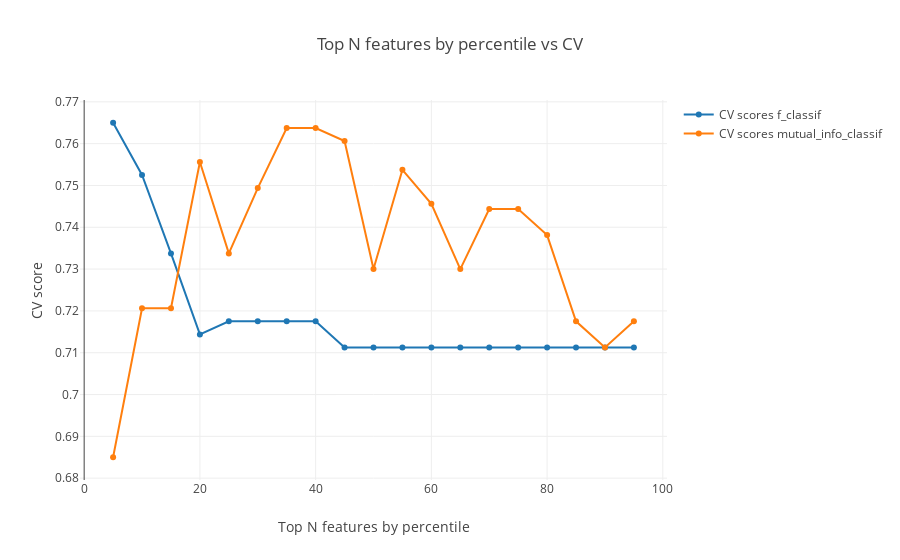

Notebook cell for this chart:
### Code cell
data = [go.Scatter(
        x = list(range(5, 100, 5)),
        y = scores_dict['f_classif'],
        name = 'CV scores f_classif'
    ), go.Scatter(
        x = list(range(5, 100, 5)),
        y = scores_dict['mutual_info_classif'],
        name = 'CV scores mutual_info_classif')]
layout = go.Layout(dict(title = "Top N features by percentile vs CV",
                  xaxis = dict(title = 'Top N features by percentile'),
                  yaxis = dict(title = 'CV score'),
                  ))
py.iplot(dict(data=data, layout=layout), filename='basic-line')

### Figure 1 — Plotly figure (JSON) as saved in the notebook; plotly's stock layout.template omitted (floating-point values rounded to 4 significant figures)
{"data": [{"name": "CV scores f_classif", "type": "scatter", "uid": "595e0b98-145f-4434-b36b-00f9dca36c0e", "x": [5, 10, 15, 20, 25, 30, 35, 40, 45, 50, 55, 60, 65, 70, 75, 80, 85, 90, 95], "y": [0.765, 0.7525, 0.7338, 0.7144, 0.7175, 0.7175, 0.7175, 0.7175, 0.7112, 0.7112, 0.7112, 0.7112, 0.7112, 0.7112, 0.7112, 0.7112, 0.7112, 0.7112, 0.7112]}, {"name": "CV scores mutual_info_classif", "type": "scatter", "uid": "2ba00330-e3dc-4518-9185-41253bf862b6", "x": [5, 10, 15, 20, 25, 30, 35, 40, 45, 50, 55, 60, 65, 70, 75, 80, 85, 90, 95], "y": [0.685, 0.7206, 0.7206, 0.7556, 0.7338, 0.7494, 0.7637, 0.7637, 0.7606, 0.73, 0.7537, 0.7456, 0.73, 0.7444, 0.7444, 0.7381, 0.7175, 0.7113, 0.7175]}], "layout": {"title": {"text": "Top N features by percentile vs CV"}, "xaxis": {"title": {"text": "Top N features by percentile"}}, "yaxis": {"title": {"text": "CV score"}}}}
